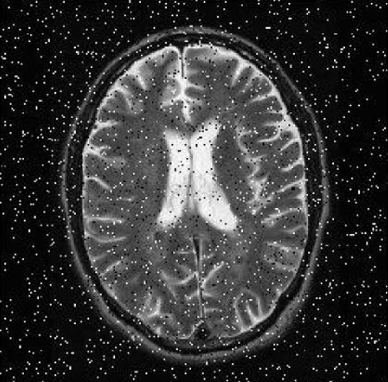
#> input picture image processing simple project/images/Brain.jpg, 388 x 382 px
$ python OrderStatistic.py
#> lines starting #> are read from the running program, lines starting #| are printed output that depends on the picture

import cv2
import numpy as np

# Path Of Image
path = r"images/Brain.jpg"

# Send The Path To immread() Function
image = cv2.imread(path)
#> image is the input picture: shape (382, 388, 3); min 0, max 255, mean 53.5

# Applying medianBlur() Function
median = cv2.medianBlur(image, 5)
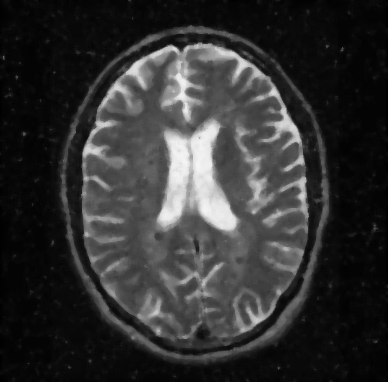
#> median: shape (382, 388, 3); min 0, max 245, mean 49.5

# Applying medianBlur() concatenate
compare = np.concatenate((image, median), axis=1)
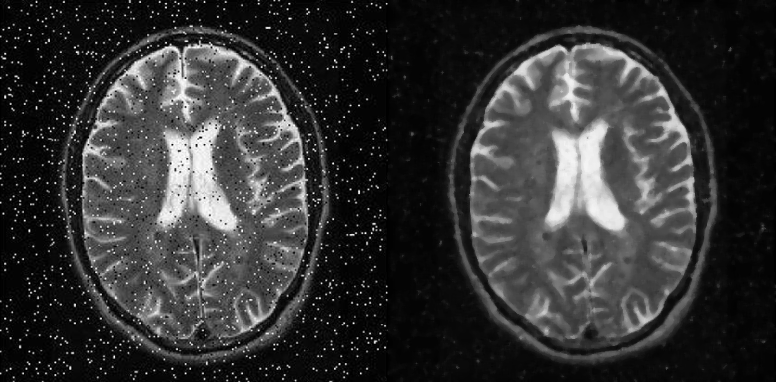
#> compare: shape (382, 776, 3); min 0, max 255, mean 51.5

# Side By Side Comparison
cv2.imshow("Image", compare)


cv2.waitKey()
